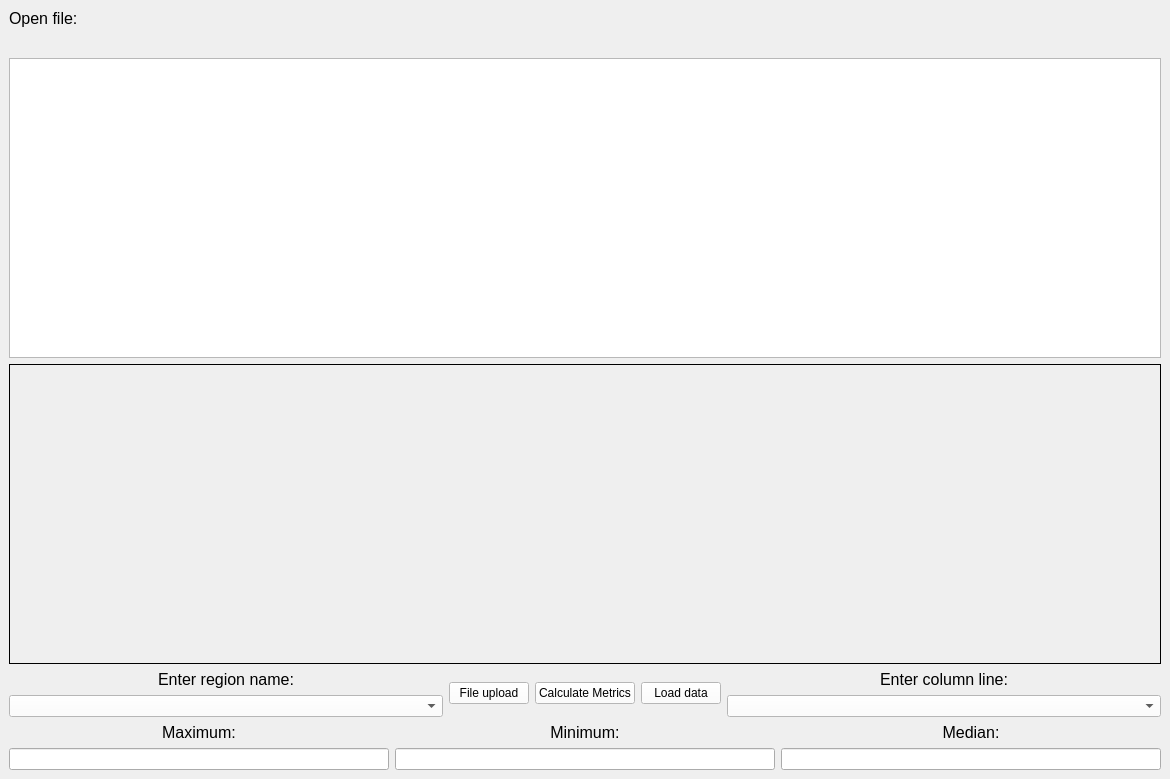
<?xml version="1.0" encoding="UTF-8"?>
<ui version="4.0">
 <class>MainWindow</class>
 <widget class="QMainWindow" name="MainWindow">
  <property name="geometry">
   <rect>
    <x>0</x>
    <y>0</y>
    <width>1170</width>
    <height>685</height>
   </rect>
  </property>
  <property name="sizePolicy">
   <sizepolicy hsizetype="Expanding" vsizetype="Expanding">
    <horstretch>0</horstretch>
    <verstretch>0</verstretch>
   </sizepolicy>
  </property>
  <property name="minimumSize">
   <size>
    <width>1170</width>
    <height>0</height>
   </size>
  </property>
  <property name="windowTitle">
   <string>MainWindow</string>
  </property>
  <property name="styleSheet">
   <string notr="true"/>
  </property>
  <widget class="QWidget" name="centralwidget">
   <layout class="QVBoxLayout" name="verticalLayout_6">
    <item>
     <widget class="QLabel" name="fileLabel">
      <property name="font">
       <font>
        <pointsize>12</pointsize>
       </font>
      </property>
      <property name="text">
       <string>Open file:</string>
      </property>
     </widget>
    </item>
    <item>
     <widget class="QLabel" name="fileNameLabel">
      <property name="font">
       <font>
        <pointsize>12</pointsize>
       </font>
      </property>
      <property name="styleSheet">
       <string notr="true">color: FFFFFF;</string>
      </property>
      <property name="text">
       <string/>
      </property>
     </widget>
    </item>
    <item>
     <widget class="QTableWidget" name="tableWidget">
      <property name="minimumSize">
       <size>
        <width>0</width>
        <height>300</height>
       </size>
      </property>
     </widget>
    </item>
    <item>
     <layout class="QHBoxLayout" name="graphLayout">
      <item>
       <widget class="QLabel" name="graphLabel">
        <property name="minimumSize">
         <size>
          <width>800</width>
          <height>300</height>
         </size>
        </property>
        <property name="sizePolicy">
         <sizepolicy hsizetype="Expanding" vsizetype="Expanding">
          <horstretch>1</horstretch>
          <verstretch>1</verstretch>
         </sizepolicy>
        </property>
        <property name="frameShape">
         <enum>QFrame::Box</enum>
        </property>
        <property name="text">
         <string/>
        </property>
       </widget>
      </item>
     </layout>
    </item>
    <item>
     <layout class="QHBoxLayout" name="horizontalLayout">
      <item>
       <layout class="QVBoxLayout" name="verticalLayout_2">
        <item>
         <widget class="QLabel" name="regionLabel">
          <property name="font">
           <font>
            <pointsize>12</pointsize>
           </font>
          </property>
          <property name="styleSheet">
           <string notr="true">color: FFFFFF;</string>
          </property>
          <property name="text">
           <string>Enter region name:</string>
          </property>
          <property name="alignment">
           <set>Qt::AlignCenter</set>
          </property>
         </widget>
        </item>
        <item>
         <widget class="QComboBox" name="regionComboBox">
          <property name="sizePolicy">
           <sizepolicy hsizetype="Expanding" vsizetype="Fixed">
            <horstretch>0</horstretch>
            <verstretch>0</verstretch>
           </sizepolicy>
          </property>
          <property name="styleSheet">
           <string notr="true">background: #ffffff;</string>
          </property>
         </widget>
        </item>
       </layout>
      </item>
      <item>
       <widget class="QPushButton" name="pushButton">
        <property name="sizePolicy">
         <sizepolicy hsizetype="Minimum" vsizetype="Maximum">
          <horstretch>0</horstretch>
          <verstretch>0</verstretch>
         </sizepolicy>
        </property>
        <property name="styleSheet">
         <string notr="true">background-color: rgb(255, 255, 255);
color: rgb(0, 0, 0);</string>
        </property>
        <property name="text">
         <string>File upload</string>
        </property>
       </widget>
      </item>
      <item>
       <widget class="QPushButton" name="calculateButton">
        <property name="styleSheet">
         <string notr="true">background-color: rgb(255, 255, 255);
color: rgb(0, 0, 0);</string>
        </property>
        <property name="text">
         <string>Calculate Metrics</string>
        </property>
       </widget>
      </item>
      <item>
       <widget class="QPushButton" name="loadDataButton">
        <property name="styleSheet">
         <string notr="true">background-color: rgb(255, 255, 255);
color: rgb(0, 0, 0);</string>
        </property>
        <property name="text">
         <string>Load data</string>
        </property>
       </widget>
      </item>
      <item>
       <layout class="QHBoxLayout" name="horizontalLayout_4"/>
      </item>
      <item>
       <layout class="QVBoxLayout" name="verticalLayout">
        <item>
         <widget class="QLabel" name="columnLabel">
          <property name="font">
           <font>
            <pointsize>12</pointsize>
            <weight>50</weight>
            <bold>false</bold>
           </font>
          </property>
          <property name="text">
           <string>Enter column line:</string>
          </property>
          <property name="alignment">
           <set>Qt::AlignCenter</set>
          </property>
         </widget>
        </item>
        <item>
         <widget class="QComboBox" name="columnComboBox">
          <property name="sizePolicy">
           <sizepolicy hsizetype="Expanding" vsizetype="Fixed">
            <horstretch>0</horstretch>
            <verstretch>0</verstretch>
           </sizepolicy>
          </property>
          <property name="styleSheet">
           <string notr="true">background: #ffffff;</string>
          </property>
         </widget>
        </item>
       </layout>
      </item>
     </layout>
    </item>
    <item>
     <spacer name="verticalSpacer">
      <property name="orientation">
       <enum>Qt::Vertical</enum>
      </property>
      <property name="sizeHint" stdset="0">
       <size>
        <width>20</width>
        <height>40</height>
       </size>
      </property>
     </spacer>
    </item>
    <item>
     <layout class="QHBoxLayout" name="horizontalLayout_2">
      <item>
       <layout class="QVBoxLayout" name="verticalLayout_4">
        <item>
         <widget class="QLabel" name="maxLabel">
          <property name="font">
           <font>
            <pointsize>12</pointsize>
           </font>
          </property>
          <property name="text">
           <string>Maximum:</string>
          </property>
          <property name="alignment">
           <set>Qt::AlignCenter</set>
          </property>
         </widget>
        </item>
        <item>
         <widget class="QLineEdit" name="maxLine">
          <property name="styleSheet">
           <string notr="true"/>
          </property>
          <property name="readOnly">
           <bool>true</bool>
          </property>
         </widget>
        </item>
       </layout>
      </item>
      <item>
       <layout class="QVBoxLayout" name="verticalLayout_3">
        <item>
         <widget class="QLabel" name="label">
          <property name="font">
           <font>
            <pointsize>12</pointsize>
           </font>
          </property>
          <property name="text">
           <string>Minimum:</string>
          </property>
          <property name="alignment">
           <set>Qt::AlignCenter</set>
          </property>
         </widget>
        </item>
        <item>
         <widget class="QLineEdit" name="minLine">
          <property name="readOnly">
           <bool>true</bool>
          </property>
         </widget>
        </item>
       </layout>
      </item>
      <item>
       <layout class="QVBoxLayout" name="verticalLayout_5">
        <item>
         <widget class="QLabel" name="medLabel">
          <property name="font">
           <font>
            <pointsize>12</pointsize>
           </font>
          </property>
          <property name="text">
           <string>Median:</string>
          </property>
          <property name="alignment">
           <set>Qt::AlignCenter</set>
          </property>
         </widget>
        </item>
        <item>
         <widget class="QLineEdit" name="medLine">
          <property name="readOnly">
           <bool>true</bool>
          </property>
         </widget>
        </item>
       </layout>
      </item>
     </layout>
    </item>
   </layout>
  </widget>
 </widget>
 <resources/>
 <connections/>
</ui>
